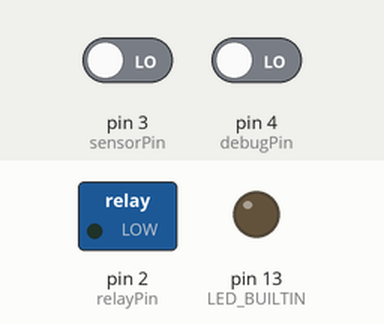
Bench run of a sketch on a simulated Arduino Uno, built with avr-gcc and run on an emulated ATmega328P. On the bench: switched loads named in the sketch (green lamp = pin HIGH), output pins drawn as LEDs (lit = HIGH). Inputs (shaded band) come from the test bench; at power-on: pin 3 (sensorPin) LOW, pin 4 (debugPin) LOW.

Above: at 5.2 s.
5.3 s: pin 3 (sensorPin) driven HIGH
At 5.9 s:
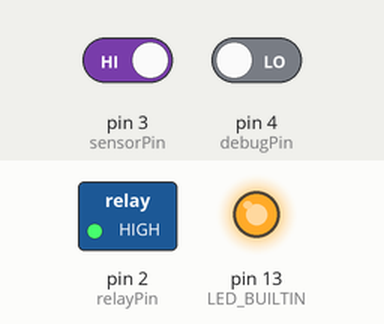
8.3 s: pin 3 (sensorPin) driven LOW
At 9.1 s:
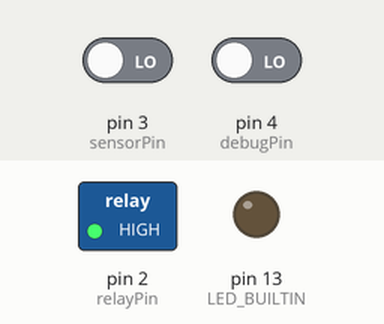
Timing chart, 0 to 11.3 s (numbered marks = the images above; inputs shaded):
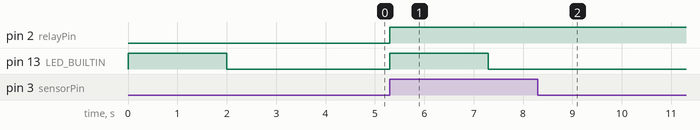

The sketch:

autolightswitch.ino
```cpp
const int relayPin = 2;
const int sensorPin = 3;
const int debugPin = 4;

const unsigned long defaultOnLength = 1000L * 60L * 5L;
const unsigned long debugOnLength = 1000 * 20;
unsigned long onLength = defaultOnLength;

unsigned long lastSensorTrigger = 0;

bool lightOn = false;

void blink(int speed) {
	digitalWrite(LED_BUILTIN, HIGH);
	delay(speed);
	digitalWrite(LED_BUILTIN, LOW);
	delay(speed);
}

void setup() {
	pinMode(relayPin, OUTPUT);
	pinMode(sensorPin, INPUT);
	pinMode(debugPin, INPUT);
	pinMode(LED_BUILTIN, OUTPUT);
	blink(2000);
}

void setLightOn() {
	lastSensorTrigger = millis();
	digitalWrite(relayPin, HIGH);
	lightOn = true;
}

void setLightOff() {
	digitalWrite(relayPin, LOW);
	lightOn = false;
}

void loop() {
	if (digitalRead(debugPin) == HIGH) {
		onLength = debugOnLength;
	} else {
		onLength = defaultOnLength;
	}

	if (digitalRead(sensorPin) == HIGH) {
		setLightOn();
		blink(2000);
	}

	if (lightOn && millis() - lastSensorTrigger > onLength) {
		setLightOff();
	}
}
```

Measured:
- after the input at 5.3 s, pin 2 (relayPin): LOW → HIGH at once; pin 13 (LED_BUILTIN): LOW → HIGH at once, → LOW 2.0 s later
- after the input at 8.3 s, pin 13 (LED_BUILTIN): stops changing and stays LOW
